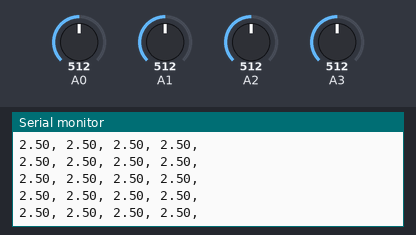
This sketch was run on a simulated Arduino Uno, built with avr-gcc and run on an emulated ATmega328P. Shown: the last lines printed to the serial monitor. The test bench sets the inputs (shaded band); at power-on: A0 = 512, A1 = 512, A2 = 512, A3 = 512.

Above: at 1.2 s.
1.3 s: A0 set to 716
At 2.0 s:
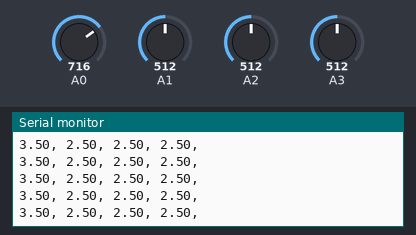
4.3 s: A1 set to 716
At 4.9 s:
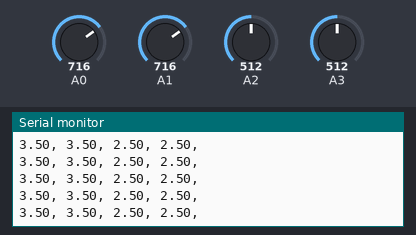
5.8 s: A2 set to 716
At 6.4 s:
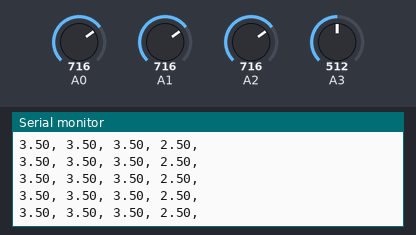
8.8 s: A3 set to 716
At 9.4 s:
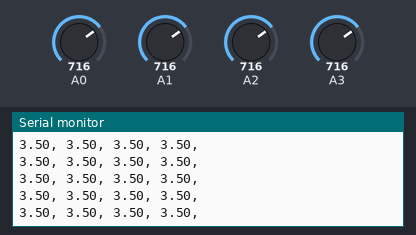
10.3 s: A0 set to 992
At 11.0 s:
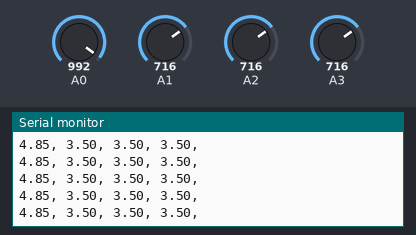
11.8 s: A1 set to 992
At 12.7 s:
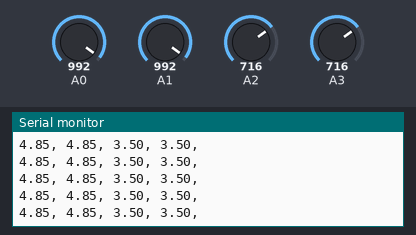
Timing chart, 0 to 14.8 s (numbered marks = the images above; inputs shaded):
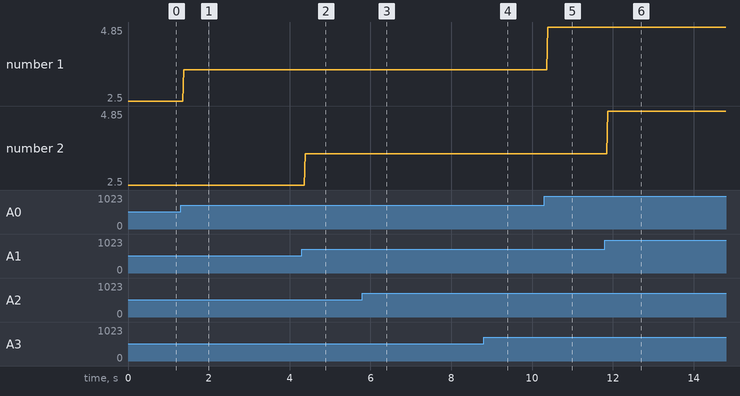

Measured:
- after the input at 1.3 s, the serial monitor: prints a new line after 0.08 s (image 1)
- after the input at 4.3 s, the serial monitor: prints a new line after 0.09 s (image 2)
- after the input at 5.8 s, the serial monitor: prints a new line after 0.07 s (image 3)
- after the input at 8.8 s, the serial monitor: prints a new line after 0.07 s (image 4)
- after the input at 10.3 s, the serial monitor: prints a new line after 0.09 s (image 5)
- after the input at 11.8 s, the serial monitor: prints a new line after 0.08 s (image 6)
- plotted number 1: 2.5 → 3.5 after the input at 1.3 s, 3.5 → 4.85 after the input at 10.3 s

The sketch:

Voltmeter.ino
```cpp
/*
  Multiprobe Voltmeter
  Reads analog input at pin 0, 1, 2 and 3, gets average value, converts it to voltage, and prints the result to the serial monitor.
  Used for multiple voltage readout
 */
float ADCreadout1;
float ADCreadout2;
float ADCreadout3;
float ADCreadout4;

// the setup routine runs once when you press reset:
void setup() {
  // initialize serial communication at 9600 bits per second:
  Serial.begin(9600);
  }

// the loop routine runs over and over again forever:
void loop() {
  String voltages;

  ADCread1();
  ADCread2();
  ADCread3();
  ADCread4();
  // Convert the analog reading (which goes from 0 - 1023) to a voltage (0 - 5V):
  float voltage1 = ADCreadout1 * (5.0 / 1023.0);
  float voltage2 = ADCreadout2 * (5.0 / 1023.0);
  float voltage3 = ADCreadout3 * (5.0 / 1023.0);
  float voltage4 = ADCreadout4 * (5.0 / 1023.0);
  // print out the value you read:
  voltages += (voltage1);
  voltages += ", ";
  voltages += (voltage2);
  voltages += ", ";
  voltages += (voltage3);
  voltages += ", ";
  voltages += (voltage4);
  voltages += ", ";
  Serial.println(voltages);
  voltages = "";
}


void ADCread1() {
  int total1 = 0;
  for (int i = 1; i < 10; i++ ){
    total1 += analogRead(A0);
    }
   ADCreadout1 = (total1/9);
  }

void ADCread2() {
  int total2 = 0;
  for (int i = 1; i < 10; i++ ){
    total2 += analogRead(A1);
    }
   ADCreadout2 = (total2/9);
  }

void ADCread3() {
  int total2 = 0;
  for (int i = 1; i < 10; i++ ){
    total2 += analogRead(A2);
    }
   ADCreadout3 = (total2/9);
  }

void ADCread4() {
  int total2 = 0;
  for (int i = 1; i < 10; i++ ){
    total2 += analogRead(A3);
    }
   ADCreadout4 = (total2/9);
  }
```
